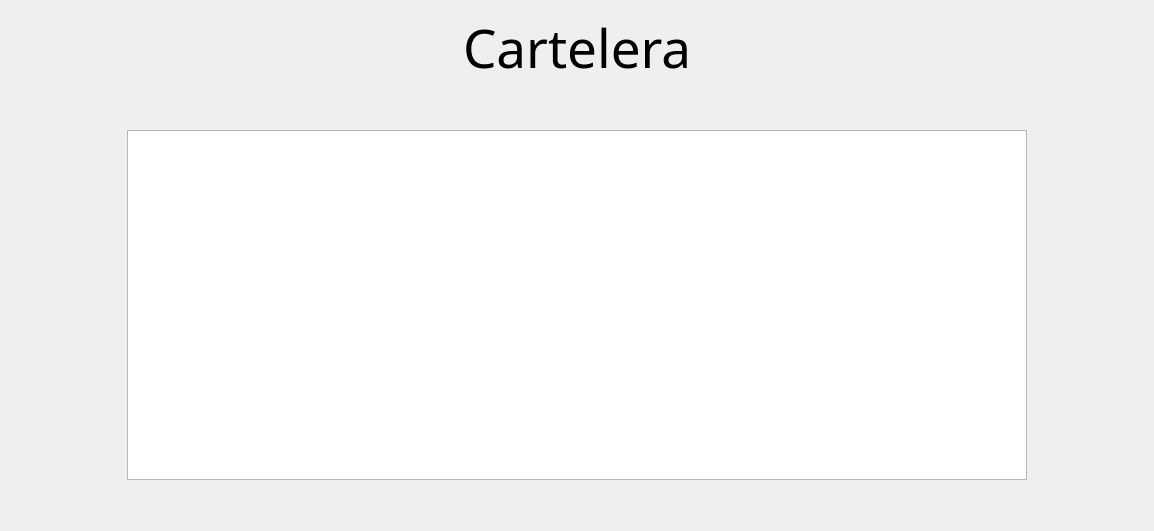
        <widget class="QWidget" name="page">
         <layout class="QGridLayout" name="gridLayout_2">
          <item row="0" column="0">
           <layout class="QVBoxLayout" name="verticalLayout_3">
            <item>
             <layout class="QHBoxLayout" name="horizontalLayout_2">
              <item>
               <spacer name="horizontalSpacer">
                <property name="orientation">
                 <enum>Qt::Horizontal</enum>
                </property>
                <property name="sizeHint" stdset="0">
                 <size>
                  <width>40</width>
                  <height>20</height>
                 </size>
                </property>
               </spacer>
              </item>
              <item>
               <layout class="QVBoxLayout" name="verticalLayout_8">
                <item>
                 <widget class="QLabel" name="label_11">
                  <property name="font">
                   <font>
                    <family>Book Antiqua</family>
                    <pointsize>40</pointsize>
                    <bold>false</bold>
                   </font>
                  </property>
                  <property name="text">
                   <string>Cartelera</string>
                  </property>
                 </widget>
                </item>
               </layout>
              </item>
              <item>
               <spacer name="horizontalSpacer_2">
                <property name="orientation">
                 <enum>Qt::Horizontal</enum>
                </property>
                <property name="sizeHint" stdset="0">
                 <size>
                  <width>40</width>
                  <height>20</height>
                 </size>
                </property>
               </spacer>
              </item>
             </layout>
            </item>
            <item>
             <spacer name="verticalSpacer_2">
              <property name="orientation">
               <enum>Qt::Vertical</enum>
              </property>
              <property name="sizeHint" stdset="0">
               <size>
                <width>20</width>
                <height>40</height>
               </size>
              </property>
             </spacer>
            </item>
            <item>
             <layout class="QHBoxLayout" name="horizontalLayout_12">
              <item>
               <spacer name="horizontalSpacer_3">
                <property name="orientation">
                 <enum>Qt::Horizontal</enum>
                </property>
                <property name="sizeHint" stdset="0">
                 <size>
                  <width>40</width>
                  <height>20</height>
                 </size>
                </property>
               </spacer>
              </item>
              <item>
               <layout class="QHBoxLayout" name="horizontalLayout">
                <item>
                 <layout class="QVBoxLayout" name="verticalLayout">
                  <item>
                   <widget class="QLabel" name="label_3">
                    <property name="minimumSize">
                     <size>
                      <width>70</width>
                      <height>150</height>
                     </size>
                    </property>
                    <property name="styleSheet">
                     <string notr="true">border-image: url(:/new/prefix1/iconos/cinta.png);</string>
                    </property>
                    <property name="text">
                     <string/>
                    </property>
                   </widget>
                  </item>
                  <item>
                   <widget class="QLabel" name="label_4">
                    <property name="minimumSize">
                     <size>
                      <width>70</width>
                      <height>150</height>
                     </size>
                    </property>
                    <property name="styleSheet">
                     <string notr="true">border-image: url(:/new/prefix1/iconos/cinta.png);</string>
                    </property>
                    <property name="text">
                     <string/>
                    </property>
                   </widget>
                  </item>
                 </layout>
                </item>
                <item>
                 <widget class="QTableWidget" name="tableWidget">
                  <property name="minimumSize">
                   <size>
                    <width>900</width>
                    <height>350</height>
                   </size>
                  </property>
                  <property name="maximumSize">
                   <size>
                    <width>900</width>
                    <height>350</height>
                   </size>
                  </property>
                  <property name="verticalScrollBarPolicy">
                   <enum>Qt::ScrollBarAlwaysOff</enum>
                  </property>
                  <property name="horizontalScrollBarPolicy">
                   <enum>Qt::ScrollBarAlwaysOff</enum>
                  </property>
                  <property name="rowCount">
                   <number>1</number>
                  </property>
                  <attribute name="horizontalHeaderVisible">
                   <bool>false</bool>
                  </attribute>
                  <attribute name="verticalHeaderVisible">
                   <bool>false</bool>
                  </attribute>
                  <row/>
                 </widget>
                </item>
                <item>
                 <layout class="QVBoxLayout" name="verticalLayout_2">
                  <item>
                   <widget class="QLabel" name="label_7">
                    <property name="minimumSize">
                     <size>
                      <width>70</width>
                      <height>150</height>
                     </size>
                    </property>
                    <property name="styleSheet">
                     <string notr="true">border-image: url(:/new/prefix1/iconos/cinta.png);</string>
                    </property>
                    <property name="text">
                     <string/>
                    </property>
                   </widget>
                  </item>
                  <item>
                   <widget class="QLabel" name="label_8">
                    <property name="minimumSize">
                     <size>
                      <width>70</width>
                      <height>150</height>
                     </size>
                    </property>
                    <property name="styleSheet">
                     <string notr="true">border-image: url(:/new/prefix1/iconos/cinta.png);</string>
                    </property>
                    <property name="text">
                     <string/>
                    </property>
                   </widget>
                  </item>
                 </layout>
                </item>
               </layout>
              </item>
              <item>
               <spacer name="horizontalSpacer_4">
                <property name="orientation">
                 <enum>Qt::Horizontal</enum>
                </property>
                <property name="sizeHint" stdset="0">
                 <size>
                  <width>40</width>
                  <height>20</height>
                 </size>
                </property>
               </spacer>
              </item>
             </layout>
            </item>
           </layout>
          </item>
          <item row="1" column="0">
           <spacer name="verticalSpacer">
            <property name="orientation">
             <enum>Qt::Vertical</enum>
            </property>
            <property name="sizeHint" stdset="0">
             <size>
              <width>20</width>
              <height>40</height>
             </size>
            </property>
           </spacer>
          </item>
         </layout>
        </widget>
